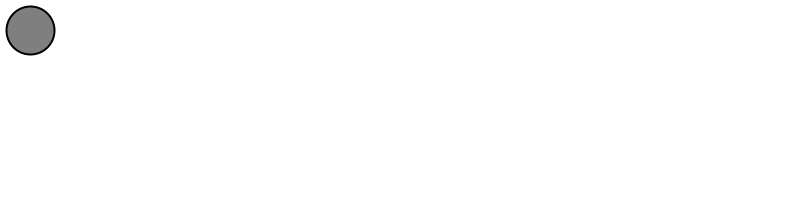
Frame 1 (no input)
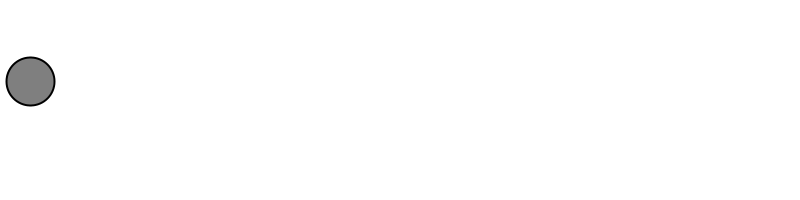
Frame 60 (the mouse pressed at the canvas centre just before this capture)
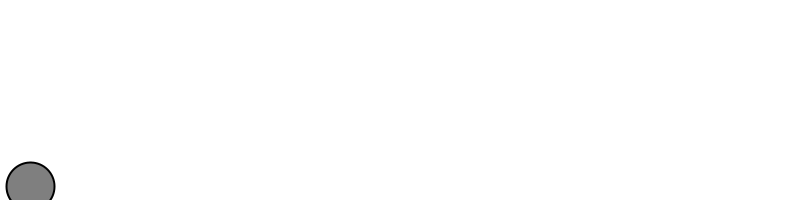
Frame 120 (the mouse held since frame 60 and released just before this capture)

The Processing sketch that drew these frames (run headless with seeded random() and noise(); from frame 60 on, the mouse is pressed at the canvas centre):

// Processing sketch: BallMoverForces
// ── BallMoverForces.pde
Mover m;

void setup() {
  size(800,200);
  smooth();
  m = new Mover(); 
}

void draw() {
  background(255);

  PVector wind = new PVector(0,0);
  PVector gravity = new PVector(0,0.6);
  m.applyForce(wind);
  m.applyForce(gravity);


  m.update();
  m.display();
  m.checkEdges();

}

// ── Mover.pde
class Mover {

  PVector location;
  PVector velocity;
  PVector acceleration;
  float mass;

  Mover() {
    location = new PVector(30,30);
    velocity = new PVector(0,0);
    acceleration = new PVector(0,0);
    mass = 1;
  }
  
  void applyForce(PVector force) {
    PVector f = PVector.div(force,mass);  // Force/Mass
    acceleration.add(f);
  }
  
  void update() {
    velocity.add(acceleration);
    location.add(velocity);
    acceleration.mult(0);  // Since the acceleration corresponds to the force, need to be set up to 0 each cycle
  }

  void display() {
    stroke(0);
    strokeWeight(2);
    fill(127);
    ellipse(location.x,location.y,48,48);
  }

  void checkEdges() {

    if (location.x > width) {
      location.x = width;
      velocity.x *= -1;    // bouncing
    } else if (location.x < 0) {
      velocity.x *= -1;
      location.x = 0;
    }

    if (location.y > height) {
      velocity.y *= -1;    // bouncing
      location.y = height;
    }
  }
}
